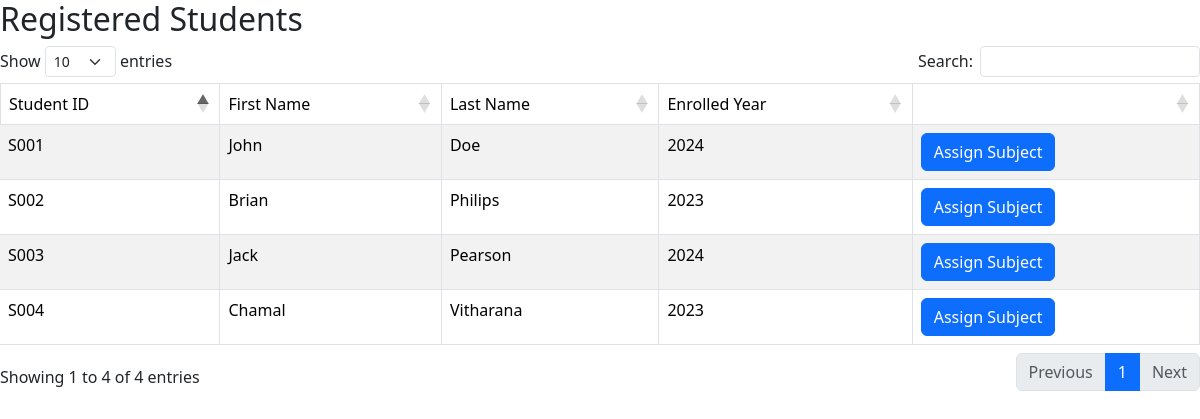
/assign_student_subject.php, run on the app's committed database.
### tables this page shows
CREATE TABLE `student` (
  `stu_id` varchar(4) NOT NULL,
  `stu_first_name` varchar(20) NOT NULL,
  `stu_last_name` varchar(20) NOT NULL,
  `stu_enroll_year` int(11) NOT NULL
);

### assign_student_subject.php (the view, shortened to what this page needs)
<?php
    require_once 'conn.php';
    $sql_select_student="select * from student";
    $student_result=mysqli_query($conn,$sql_select_student);
?>
<!DOCTYPE html>
<html lang="en">
<head>
	<link rel="stylesheet" href="https://cdn.jsdelivr.net/npm/bootstrap@5.3.3/dist/css/bootstrap.min.css">
	<link rel="stylesheet" href="https://cdn.datatables.net/1.13.6/css/dataTables.bootstrap5.min.css">
</head>
<body>
    <h2>Registered Students</h2>
    <table id="students" class="table table-striped table-bordered" style="width:100%;">
        <thead>
            <tr>
                <td>Student ID</td>
                <td>First Name</td>
                <td>Last Name</td>
                <td>Enrolled Year</td>
                <td>&nbsp;</td>
            </tr>
         </thead>
        <tbody>
            <?php
                while ($row=mysqli_fetch_assoc($student_result)) {
                    $student_full_name=$row['stu_first_name']." ".$row['stu_last_name'];
                    echo "<tr><form action='select_subject.php' method='post'>";
                    echo "<td>{$row['stu_id']}
                    <input type=hidden name='stu_id' value={$row['stu_id']}>
                    <input type=hidden name='stu_name' value='{$student_full_name}'></td>";
                    echo "<td>{$row['stu_first_name']}</td>";
                    echo "<td>{$row['stu_last_name']}</td>";
                    echo "<td>{$row['stu_enroll_year']}</td>";
                    echo "<td><button type='submit' name='submit' class='btn btn-primary'>Assign Subject</button></td>";
                    echo "</form></tr>";
                }
            ?>
        </tbody>
    </table>
</body>
</html>

### data on the page
student: stu_id "S001", stu_first_name "John", stu_last_name "Doe", stu_enroll_year "2024"
student: stu_id "S002", stu_first_name "Brian", stu_last_name "Philips", stu_enroll_year "2023"
student: stu_id "S003", stu_first_name "Jack", stu_last_name "Pearson", stu_enroll_year "2024"
student: stu_id "S004", stu_first_name "Chamal", stu_last_name "Vitharana", stu_enroll_year "2023"
